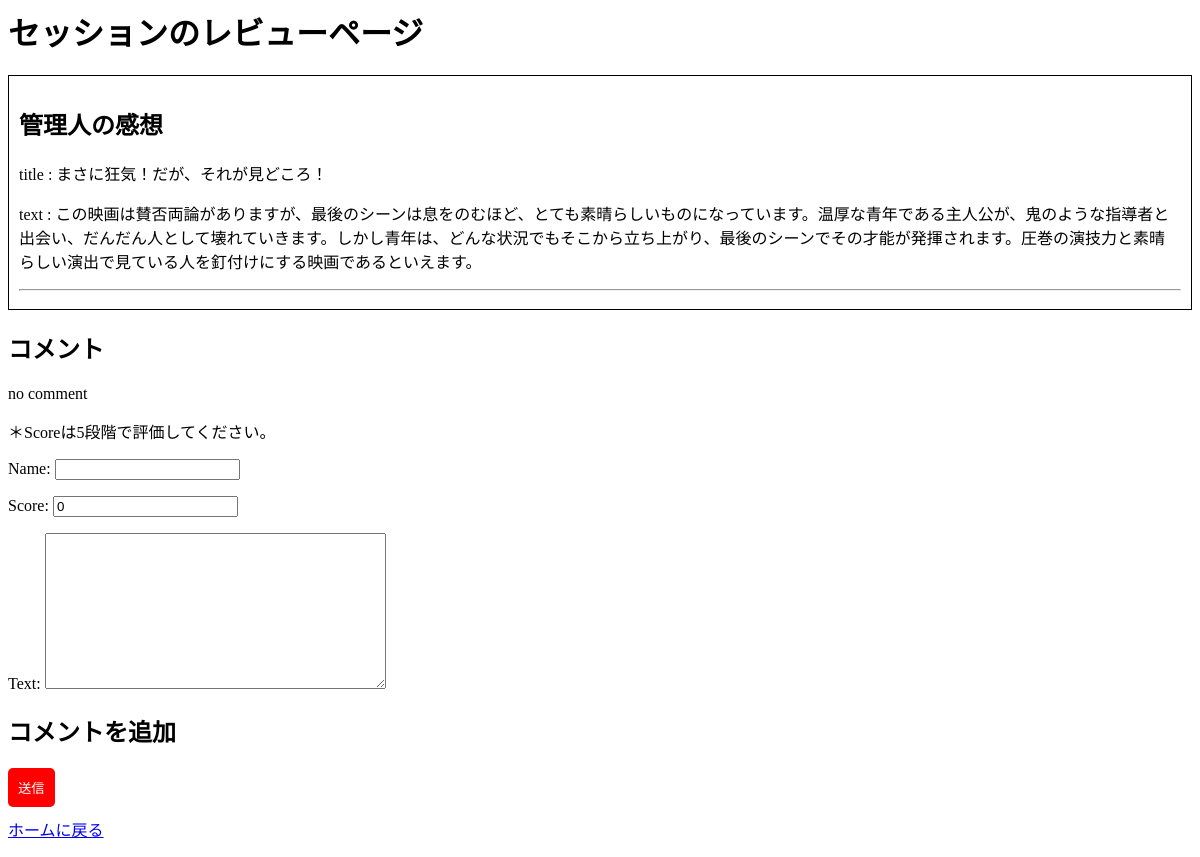
The page /page4/ on the database its author committed.
### movie/models.py (models this page shows)
class Post(models.Model):
    title=models.CharField(max_length=255)
    text=models.TextField()

### movie/views.py (the view)
# urls.py: path('page4/', view4, name='view4'),
def view4(request):
    post = Post.objects.get(title="まさに狂気！だが、それが見どころ！")
    if request.method == 'POST':
        form = CommentForm(request.POST)
        if form.is_valid():
            comment = form.save(commit=False)
            comment.post = post
            comment.save()
            return redirect('view1')
    else:
        form = CommentForm()
    context = {
        'message1': 'セッションのレビューページ',
        'post': post,
        'form': form
    }
    return render(request, 'pages.html', context)

### movie/forms.py
class CommentForm(forms.ModelForm):
    class Meta:
        model = Comment
        fields =["name","score","text"]

### movie/templates/pages.html (shortened to what this page needs)
{% load static %}
<head>
    <link rel="stylesheet" type="text/css" href="{% static 'stylesheet2.css' %}">
</head>
{% if message1 %}
    <h1>{{ message1 }}</h1>
    <div class="block">
        <h2>管理人の感想</h2>
        <p>title : {{ post.title }}</p>
        <p>text : {{ post.text }}</p>
        <hr>
    </div>
    <h2>コメント</h2>
    {% for comment in post.comments.all %}
    <div class="block">
        <p>name: {{comment.name}}</p>
        <p>score: {{comment.score}}</p>
        <p>text: {{comment.text}}</p>
        <p>posted date : {{comment.posted_dated}}</p>
        <hr>
    </div>
    {% empty %}
    <div>
        <P>no comment</P>
    </div>
    {% endfor %}
    <p>＊Scoreは5段階で評価してください。</p>
    <form action="." method="post">
        {{form.as_p}}
        <div class="field">
            <h2>コメントを追加</h2>
            <div class="control">
                <button class="button is-danger">送信</button>
            </div>
        </div>
        <a href="{% url 'frontpage' %}",class="back">ホームに戻る</a>
    </form>
{% endif %}

### movie/static/stylesheet2.css (style rules this page uses)
.block { border: 1px solid black; padding: 10px; margin-bottom: 10px; }
.field { margin-bottom: 10px; }
.button { background-color: red; color: white; border: none; padding: 10px; border-radius: 5px; }

### rows shown on the page
Post: title "まさに狂気！だが、それが見どころ！", text "この映画は賛否両論がありますが、最後のシーンは息をのむほど、とても素晴らしいものになっています。温厚な青年である主人公が、鬼のような指導者と出会い、だんだん人として壊れていきます。しかし青年は、どんな状況でもそこから立ち上がり、最後のシーンでその才能が発揮されます。圧巻の演技力と素晴らしい演出で見ている人を釘付けにする映画であるといえます。"

### other values the page prints
{{ message1 }} "セッションのレビューページ"
